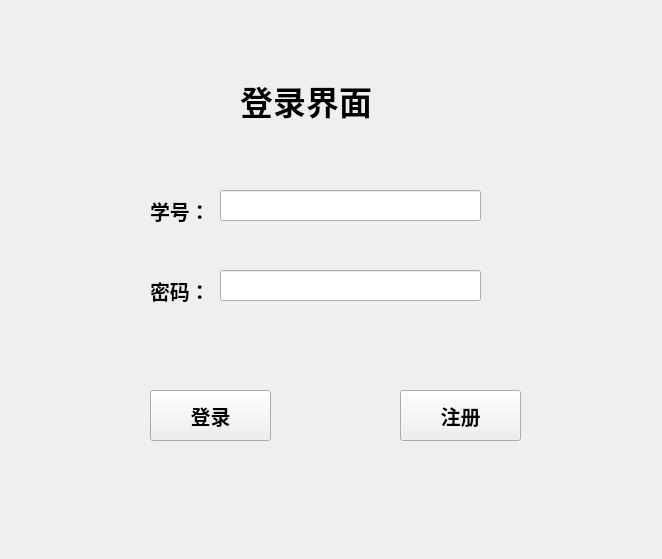
<?xml version="1.0" encoding="UTF-8"?>
<ui version="4.0">
 <class>login</class>
 <widget class="QWidget" name="login">
  <property name="geometry">
   <rect>
    <x>0</x>
    <y>0</y>
    <width>662</width>
    <height>559</height>
   </rect>
  </property>
  <property name="font">
   <font>
    <weight>50</weight>
    <bold>false</bold>
   </font>
  </property>
  <property name="windowTitle">
   <string>Form</string>
  </property>
  <widget class="QLabel" name="label">
   <property name="geometry">
    <rect>
     <x>240</x>
     <y>50</y>
     <width>221</width>
     <height>101</height>
    </rect>
   </property>
   <property name="font">
    <font>
     <pointsize>25</pointsize>
     <weight>75</weight>
     <bold>true</bold>
    </font>
   </property>
   <property name="text">
    <string>登录界面</string>
   </property>
  </widget>
  <widget class="QLabel" name="label_2">
   <property name="geometry">
    <rect>
     <x>150</x>
     <y>190</y>
     <width>71</width>
     <height>41</height>
    </rect>
   </property>
   <property name="font">
    <font>
     <pointsize>15</pointsize>
     <weight>75</weight>
     <bold>true</bold>
    </font>
   </property>
   <property name="text">
    <string>学号：</string>
   </property>
  </widget>
  <widget class="QLabel" name="label_3">
   <property name="geometry">
    <rect>
     <x>150</x>
     <y>270</y>
     <width>71</width>
     <height>41</height>
    </rect>
   </property>
   <property name="font">
    <font>
     <pointsize>15</pointsize>
     <weight>75</weight>
     <bold>true</bold>
    </font>
   </property>
   <property name="text">
    <string>密码：</string>
   </property>
  </widget>
  <widget class="QLineEdit" name="IDLine">
   <property name="geometry">
    <rect>
     <x>220</x>
     <y>190</y>
     <width>261</width>
     <height>31</height>
    </rect>
   </property>
  </widget>
  <widget class="QLineEdit" name="PasswordLine">
   <property name="geometry">
    <rect>
     <x>220</x>
     <y>270</y>
     <width>261</width>
     <height>31</height>
    </rect>
   </property>
  </widget>
  <widget class="QPushButton" name="LoginBtn">
   <property name="geometry">
    <rect>
     <x>150</x>
     <y>390</y>
     <width>121</width>
     <height>51</height>
    </rect>
   </property>
   <property name="font">
    <font>
     <pointsize>15</pointsize>
     <weight>75</weight>
     <bold>true</bold>
    </font>
   </property>
   <property name="text">
    <string>登录</string>
   </property>
  </widget>
  <widget class="QPushButton" name="RegisterBtn">
   <property name="geometry">
    <rect>
     <x>400</x>
     <y>390</y>
     <width>121</width>
     <height>51</height>
    </rect>
   </property>
   <property name="font">
    <font>
     <pointsize>15</pointsize>
     <weight>75</weight>
     <bold>true</bold>
    </font>
   </property>
   <property name="text">
    <string>注册</string>
   </property>
  </widget>
 </widget>
 <resources/>
 <connections/>
</ui>
